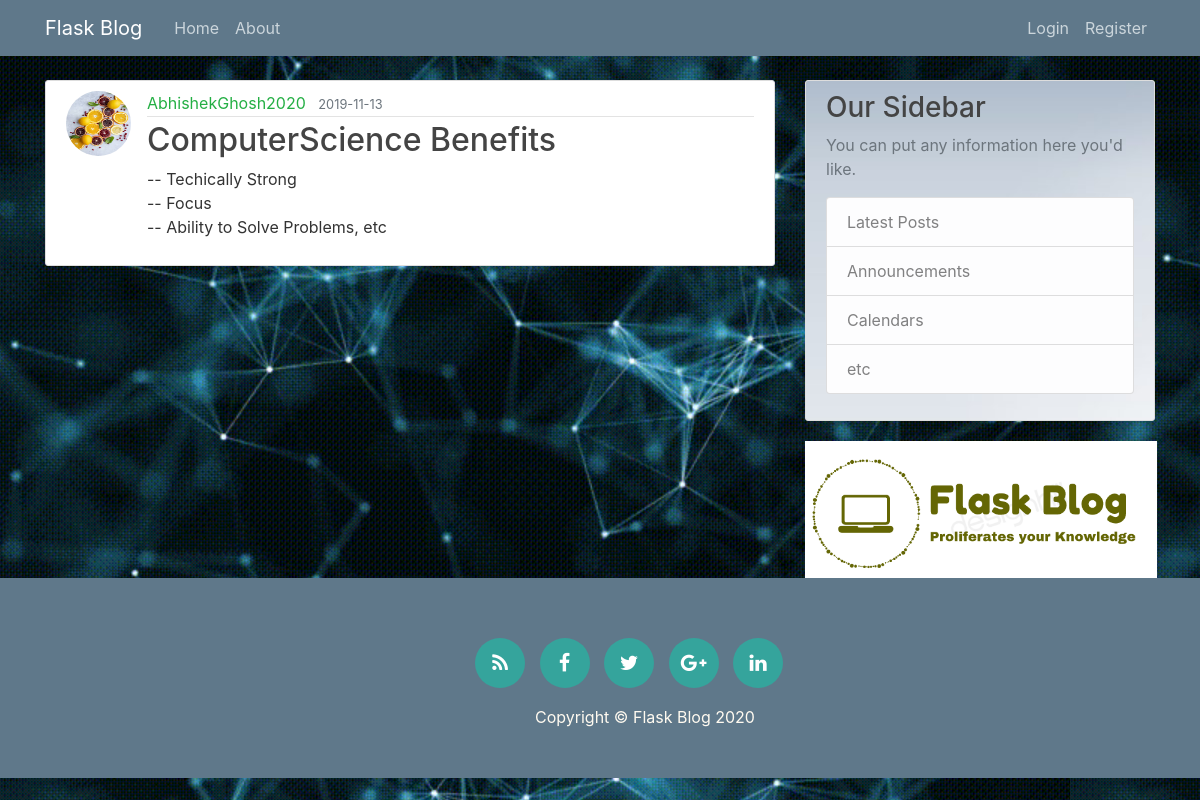
The app's page /post/4 with its own data.
### flaskblog/models.py (models this page shows, shortened)
class User(db.Model, UserMixin):
    id = db.Column(db.Integer, primary_key=True)
    username = db.Column(db.String(20), unique=True, nullable=False)
    email = db.Column(db.String(120), unique=True, nullable=False)
    image_file = db.Column(db.String(20), nullable=False, default='default.jpg')
    password = db.Column(db.String(60), nullable=False)
    posts = db.relationship('Post', backref='author', lazy=True)

class Post(db.Model):
    id = db.Column(db.Integer, primary_key=True)
    title = db.Column(db.String(100), nullable=False)
    date_posted = db.Column(db.DateTime, nullable=False, default=datetime.utcnow)
    content = db.Column(db.Text, nullable=False)
    user_id = db.Column(db.Integer, db.ForeignKey('user.id'), nullable=False)

### flaskblog/posts/routes.py (the view)
@posts.route("/post/<int:post_id>")
def post(post_id):
    post = Post.query.get_or_404(post_id)
    return render_template('post.html', title=post.title, post=post)

### flaskblog/templates/post.html (shortened to what this page needs)
{% extends "layout.html" %}
{% block content %}
  <article class="media content-section">
    <img class="rounded-circle article-img" src="{{ url_for('static', filename='profile_pics/' + post.author.image_file) }}">
    <div class="media-body">
      <div class="article-metadata">
        <a class="mr-2" href="{{ url_for('users.user_posts', username=post.author.username) }}">{{ post.author.username }}</a>
        <small class="text-muted">{{ post.date_posted.strftime('%Y-%m-%d') }}</small>
      </div>
      <h2 class="article-title">{{ post.title }}</h2>
      <p class="article-content">{{ post.content }}</p>
    </div>
  </article>
{% endblock content %}

### flaskblog/static/main.css (style rules this page uses)
body { background: #fafafa; color: #333333; margin-top: 5rem; }
h1, h2, h3, h4, h5, h6 { color: #444444; }
.content-section { background: #ffffff; padding: 10px 20px; border: 1px solid #dddddd; border-radius: 3px; margin-bottom: 20px; }
.article-title { color: #444444; }
.article-content { white-space: pre-line; }
.article-img { height: 65px; width: 65px; margin-right: 16px; }
.article-metadata { padding-bottom: 1px; margin-bottom: 4px; border-bottom: 1px solid #e3e3e3 }

### flaskblog/static/Site.css (style rules this page uses)
a { text-decoration: none; color: #24af44; }

### records on screen
User: image_file (picture), author.username "AbhishekGhosh2020"
Post: date_posted "2019-11-13", title "ComputerScience Benefits", content "-- Techically Strong -- Focus -- Ability to Solve Problems, etc"
